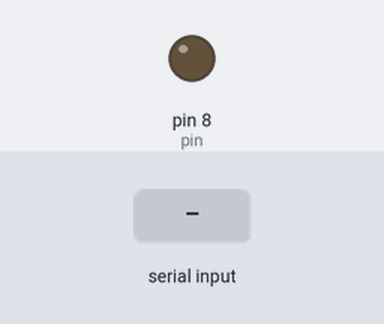
A sketch run on a simulated Arduino Uno, built with avr-gcc and run on an emulated ATmega328P. On the bench: output pins drawn as LEDs (lit = HIGH). Inputs (shaded band) come from the test bench.

Above: at 1.2 s.
1.3 s: "z" received over Serial
At 1.6 s:
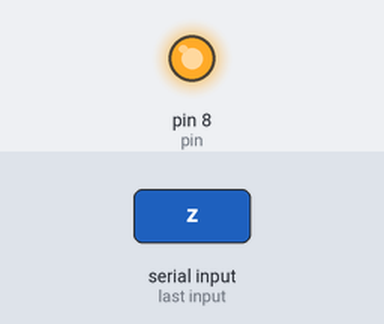
Timing chart, 0 to 4.3 s (numbered marks = the images above; inputs shaded):
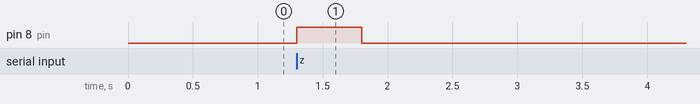

Measured:
- after the input at 1.3 s, pin 8 (pin): LOW → HIGH at once, → LOW 0.50 s later

The sketch:

Control.ino
```cpp
int pin = 8;

void setup() {
  pinMode(pin, OUTPUT);
  Serial.begin(9600);
}
void loop() {
  char data = Serial.read();
  if (data != -1) {
    switch (data) {
      case 'z':
        digitalWrite(pin, HIGH);
        delay(500);
        digitalWrite(pin, LOW);
        delay(500);
        break;
      case 'x':
        digitalWrite(pin, LOW);
        break;
    }
  }
}
```
